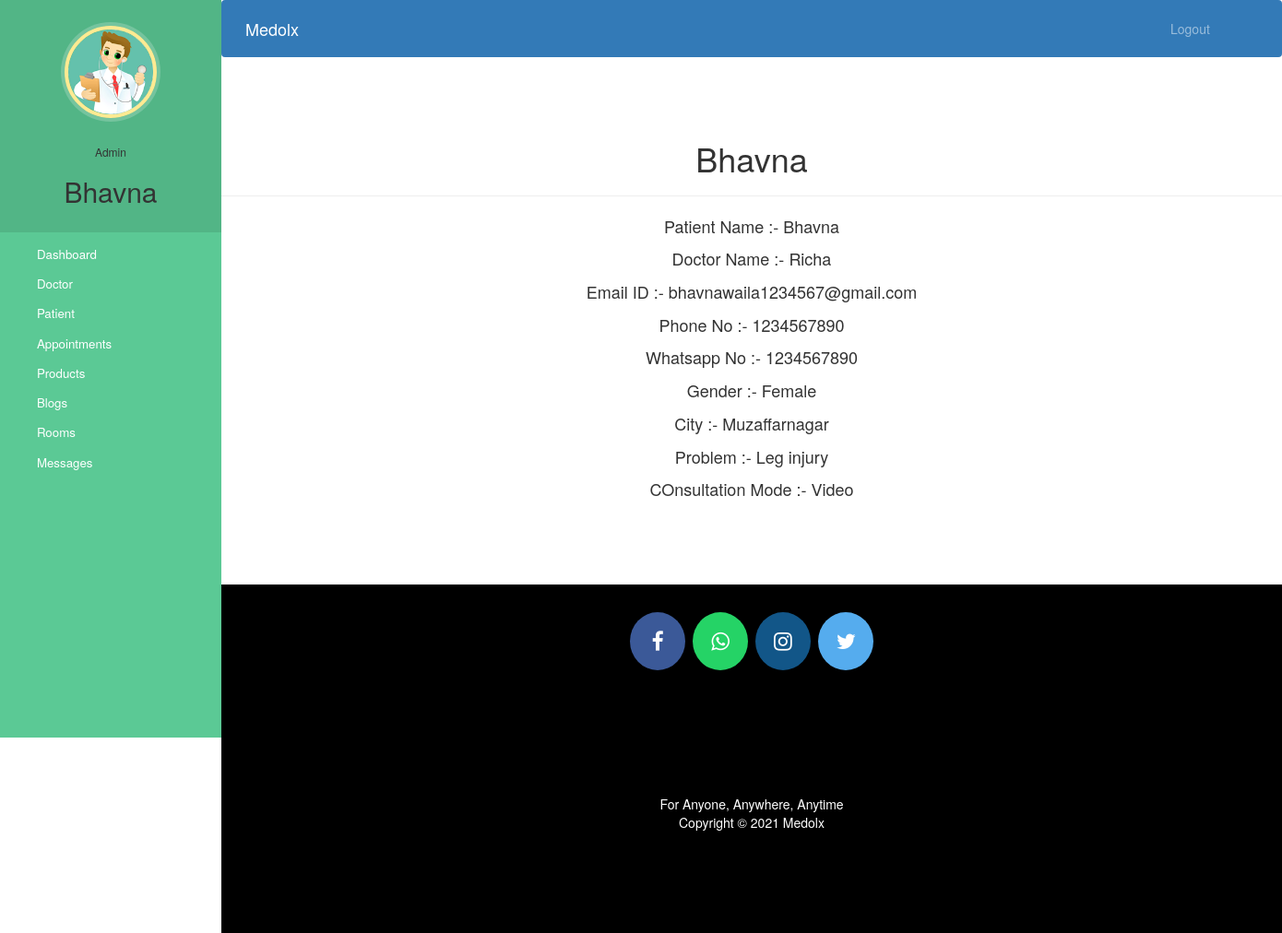
Page /admin_view_appointment/1 (signed in) on the committed database.
### medolx/models.py (models this page shows, shortened)
class Appointment(models.Model):
    patientId=models.PositiveIntegerField(null=True)
    doctorId=models.PositiveIntegerField(null=True)
    patient_name = models.CharField(max_length=40, null=True)
    doctor_name = models.CharField(max_length=40, null=True)
    email = models.CharField(max_length=40, null=True)
    phone_no = models.CharField(max_length=10, null=False)
    whatsapp_no = models.CharField(max_length=10, null=True)
    gender = (
        ('Male', 'Male'),
        ('Female', 'Female'),
    )
    gender = models.CharField(max_length=7, choices=gender)
    city = models.CharField(max_length=40, null=False)
    problems = models.CharField(max_length=200, null=False)
    consultation_mode = (
        ('Audio', 'Audio'),
        ('Video', 'Video'),
        ('Chat', 'Chat'),
    )
    consultation_mode = models.CharField(max_length=7, choices=consultation_mode, null=False)
    date = models.DateField(null=True)
    time = models.TimeField(null=True)
    tracker = (
        ('Consult', 'Consult'),
        ('Follow_Up', 'Follow Up'),
        ('Complete', 'Complete')
    )
    tracker = models.CharField(max_length=12, choices=tracker, default='Consult')
    status=models.BooleanField(default=False)

### medolx/views.py (the view)
# urls.py: path('admin_view_appointment/<int:pk>', views.admin_view_appointment, name="admin_view_appointment"),
@user_passes_test(lambda u: u.is_superuser)
def admin_view_appointment(request,pk):
    appointment=models.Appointment.objects.get(id=pk)
    return render(request,'admin_view_appointment.html', {'appointment':appointment})

### templates/admin_view_appointment.html (shortened to what this page needs)
{% extends 'admin_base.html' %}
{% block content %}
{%load static%}
<head>
    <link href="//netdna.bootstrapcdn.com/bootstrap/3.0.0/css/bootstrap.min.css" rel="stylesheet" id="bootstrap-css">
  </head>
<h1 class="text-center mt-5">{{appointment.patient_name}}</h1><hr>
<div class="patient_info">
    <p>Patient Name :- {{appointment.patient_name}}</p>
    <p>Doctor Name :- {{appointment.doctor_name}}</p>
    <p>Email ID :- {{appointment.email}}</p>
    <p>Phone No :- {{appointment.phone_no}}</p>
    <p>Whatsapp No :- {{appointment.whatsapp_no}}</p>
    <p>Gender :- {{appointment.gender}}</p>
    <p>City :- {{appointment.city}}</p>
    <p>Problem :- {{appointment.problems}}</p>
    <p>COnsultation Mode :- {{appointment.consultation_mode}}</p>
</div>
{% endblock content %}

### templates/admin_base.html (shortened to what this page needs)
<!DOCTYPE html>
{% load static %}
<html lang="en">
<head>
  <link rel="stylesheet" href="https://stackpath.bootstrapcdn.com/bootstrap/4.3.1/css/bootstrap.min.css">
  <link rel="stylesheet" href="https://maxcdn.bootstrapcdn.com/font-awesome/4.7.0/css/font-awesome.min.css">
  <link rel="stylesheet" href="{% static '/style.css' %}">
</head>
<body>
  <nav class="menu" tabindex="0">
    <header class="avatar">
      <img src="{% static "images/doctor.png" %}" />
      <br><br>
      <h6>Admin</h6>
      <h2>{{request.user.username}}</h2>
    </header>
    <ul>
      <li tabindex="0" class="icon-dashboard"> <a style="color:white; text-decoration:none;" href="/admin_dashboard"><span>Dashboard</span></a> </li>
      <li tabindex="0" class="icon-customers"> <a style="color:white; text-decoration:none;" href="/admin_doctor"><span>Doctor</span></a></li>
      <li tabindex="0" class="icon-users"> <a style="color:white; text-decoration:none;" href="/admin_patient"><span>Patient</span></a></li>
      <li tabindex="0" class="icon-calendar"> <a style="color:white; text-decoration:none;" href="/admin_view_appointments"><span>Appointments</span></a></li>
      <li tabindex="0" class="icon-customers"> <a style="color:white; text-decoration:none;" href="/admin_view_product"><span>Products</span></a></li>
      <li tabindex="0" class="icon-calendar"> <a style="color:white; text-decoration:none;" href="/admin_view_blog"><span>Blogs</span></a></li>
      <li tabindex="0" class="icon-calendar"> <a style="color:white; text-decoration:none;" href="/admin_view_room"><span>Rooms</span></a></li>
      <li tabindex="0" class="icon-calendar"> <a style="color:white; text-decoration:none;" href="/admin_view_message"><span>Messages</span></a></li>
    </ul>
  </nav>
  <main>
    <div class="bs-example">
      <nav class="navbar navbar-expand-md  navbar-dark fixed-top" style="background:#337AB7;">
        <a href="/admin_dashboard" class="navbar-brand">Medolx</a>
        <div class="collapse navbar-collapse justify-content-between" id="navbarCollapse">
          <div class="navbar-nav" style=" margin-left: 90%;">
            <a href="logout" class="nav-item nav-link">Logout</a>
          </div>
        </div>
      </nav>
    </div>
    <br><br>
    {% block content %}
    {% endblock content %}
    <br><br><br><br>
    <footer>
      <p>
        <a id="ftr" href="https://facebook.com/sumit.luv/" class="fa fa-facebook"></a>
        <a id="ftr" href="https://api.whatsapp.com/send?phone=919572181024&text=Hello%20Sumit.%0d%0aHow%20are%20you%20%3f%0d%0aI%20came%20from%20your%20website.&source=&data=#" class="fa fa-whatsapp"></a>
        <a id="ftr" href="https://instagram.com/sumit.luv" class="fa fa-instagram"></a>
        <a id="ftr" href="https://twitter.com/sumitkumar1503" class="fa fa-twitter"></a>
      </p>
      <br>
      <div class="container">
        <div class="row">
          <div class="col-md-12 col-sm-12">
            <div style="color:#ffffff;" class="wow fadeInUp footer-copyright">
              <p>For Anyone, Anywhere, Anytime<br>
                Copyright &copy; 2021 Medolx </p>
            </div>
          </div>
        </div>
      </div>
    </footer>
  </main>
</body>
</html>

### static/css/style.css (style rules this page uses)
* { padding: 0; margin: 0; text-decoration: none; list-style: none; box-sizing: border-box; }
a { text-decoration: none !important; }
h1,h2,h3,h4,h5,h6 { color:hsl(0, 0%, 30%); }

### templates/admin_base.html (style rules this page uses)
body { overflow-x: hidden; }
a:link { text-decoration: none; }
a { color: white; }
footer { padding: 0px 0px 0px 0px; background-color: black; margin: 0px; }
#ftr { padding: 20px; }
.fa { font-size: 23px; width: 60px; text-align: center; text-decoration: none; margin: 5px 2px; border-radius: 50%; }
.fa-facebook { background: #3B5998; color: white; margin-top: 30px; }
.fa-whatsapp { background: #25d366; color: white; }
.fa-twitter { background: #55ACEE; color: white; }
.fa-instagram { background: #125688; color: white; }
p { text-align: center; }
body { padding-left: 240px; }
main { position: relative; height: 100vh; }
.menu { background: #5bc995; height: 100vh; width: 240px; position: fixed; top: 0px; left: 0; z-index: 5; outline: none; }
.menu .avatar { background: rgba(0, 0, 0, 0.1); padding: 2em 0.5em; text-align: center; }
.menu .avatar img { width: 100px; border-radius: 50%; overflow: hidden; border: 4px solid #ffea92; box-shadow: 0 0 0 4px rgba(255, 255, 255, 0.2); }
.menu .avatar h2 { font-weight: normal; margin-bottom: 0; }
.menu ul { list-style: none; padding: 0.5em 0; margin: 0; }
.menu ul li { padding: 0.5em 1em 0.5em 3em; font-size: 0.95em; font-weight: regular; background-repeat: no-repeat; background-position: left 15px center; background-size: auto 20px; transition: all 0.15s linear; cursor: pointer; }
.menu ul li.icon-dashboard { background-image: url("http://www.entypo.com/images//gauge.svg"); }
.menu ul li.icon-customers { background-image: url("http://www.entypo.com/images//briefcase.svg"); }
.menu ul li.icon-users { background-image: url("http://www.entypo.com/images//users.svg"); }
.menu ul li.icon-calendar { background-image: url("http://www.entypo.com/images//calendar.svg"); }

### templates/admin_view_appointment.html (style rules this page uses)
a:link { text-decoration: none; }
h6 { text-align: center; }
.row { margin: 100px; }
.patient_info { font-size: large; }

### rows in the picture
Appointment: patient_name "Bhavna", doctor_name "Richa", email "bhavnawaila1234567@gmail.com", phone_no "1234567890", whatsapp_no "1234567890", gender "Female", city "Muzaffarnagar", problems "Leg injury", consultation_mode "Video"

### other values in the picture
{{ request.user.username }} "Bhavna"
